Frame 1 (no input): blank canvas, image omitted
Frame 60 (the mouse pressed at the canvas centre just before this capture): blank canvas, image omitted
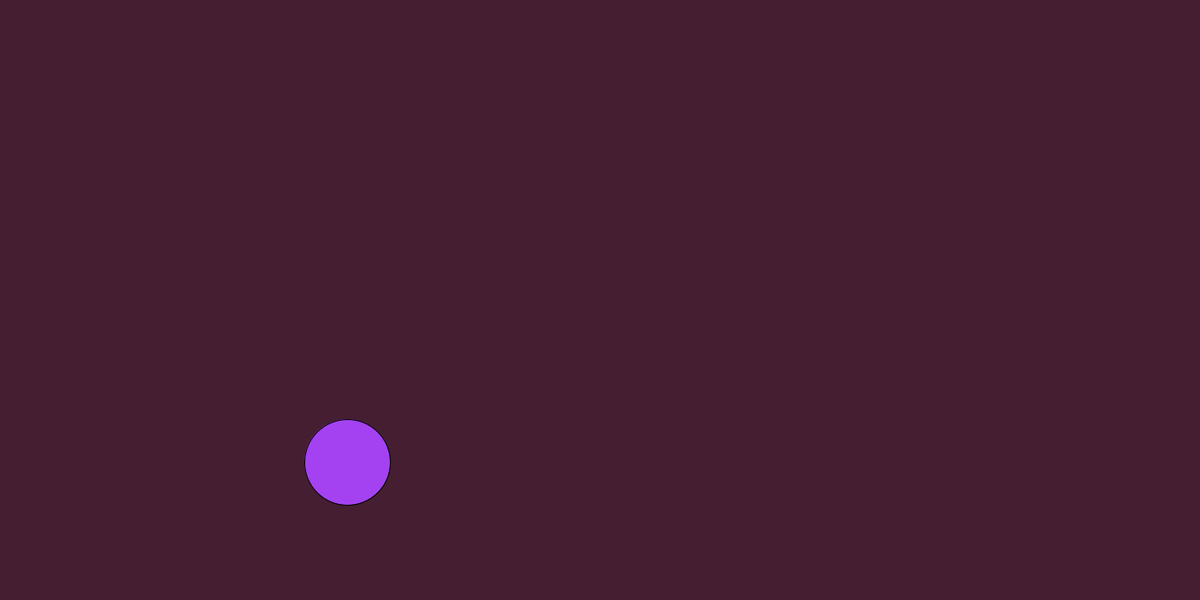
Frame 120 (the mouse held since frame 60 and released just before this capture)

The Processing sketch whose frames 1 and 60 were blank and that drew this single picture after the mouse press (run headless with seeded random() and noise(); from frame 60 on, the mouse is pressed at the canvas centre):

// Processing sketch: bouncingBallsList
// ── bouncingBallsList.pde
//Declaring the object Array List
ArrayList<Ball> ballGroup = new ArrayList<Ball>();

//Ball[] ballGroup = new Ball[10];
//int pos = 0;

void setup() {
    size(1400,700);
}

void draw() {
    background(70,30,50);
    
    for (Ball theBall : ballGroup) {
        theBall.display();
        theBall.move();
    }
    
}

void mousePressed() {
    // Creates a new object at the end of the ArrayList
    ballGroup.add(new Ball(mouseX, mouseY, 100, width, height));

    // //Creates a new object at this array position
    // if (pos < ballGroup.length) {
    //     ballGroup[pos] = new Ball(mouseX, mouseY, 100);
    //     pos++;
    // }
}
// ── Ball.pde
class Ball {
    int x, y, d; //Declare position and radius variables
    int cr, cg, cb; //RGB values
    int dx, dy; //Velocity or Speed Values
    int width, height; //variables for the screen dimensions

    // Constructor Method
    Ball(int ballx, int bally, int balld, int windoww, int windowh) {
        x = ballx; //set the x cord
        y = bally; //set the y cord
        d = balld; //set the radius

        //Randomize colour values
        cr = int( random(0,255) );
        cg = int( random(0,255) );
        cb = int( random(0,255) );

        //Set Velocity
        dx = int( random(-10,10));
        dy = int( random(-10,10));

        // Passing over the width and height data of the screen
        width = windoww; 
        height = windowh;
    }

    void display() {
        fill(cr, cg, cb);
        circle(x,y,d);
    }

    void move() {
        //apply the rate of change (velocity)
        x = x + dx;
        y = y + dy;

        if (x <= 0 + d/2 || x >= width - d/2) {
            // Reverses direction
            dx = dx * -1;
        }

        if (y <= 0 + d/2 || y >= height - d/2) {
            //Reverse direction
            dy = dy * -1;
        }

    }

    void checkCollision(Ball otherBall) {
        double distanceApart = dist(x, y, otherBall.x, otherBall.y);

        //Bounce the ball
        if (distanceApart < d) {
            dy = dy * -1;
            dx = dx * -1;
            otherBall.dy = otherBall.dy * -1;
            otherBall.dx = otherBall.dx * -1;
        }

    }

}
